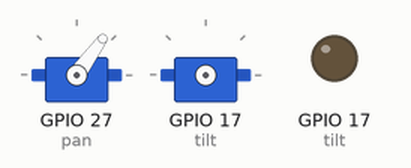
This program was run on a simulated Raspberry Pi (BCM pin numbers). Shown: 2 × servo, output pins drawn as LEDs (lit = HIGH). Servo angles are drawn from the pulse width (0.5 ms = 0°, 2.5 ms = 180°). At 0.6 s the program stops and its outputs stay as they are.

Above: at 0.15 s.
Timing chart, 0 to 1.8 s (numbered marks = the images above):
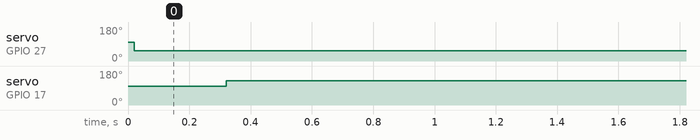

The program:

pan_tilt_control.py
```python
# Move two SG90/MG90S servos on pan and tilt channels to specified angles using RPi.GPIO PWM, then clean up GPIO state.
#
# Full tutorial: https://shillehtek.com/blogs/news/raspberry-pi-sg90-pan-tilt-python-control
# Parts used: https://shillehtek.com/products/pan-tilt-servo-bracket-kit-sg90-mg90s
#             https://shillehtek.com/products/servo-tester-rc-ccpm-checker
#             https://shillehtek.com/products/shillehtek-lm2596-dc-dc-adjustable-step-down-power-supply-module
# More examples: https://github.com/shillehbean/shillehtek-examples
#

from time import sleep
import RPi.GPIO as GPIO

GPIO.setmode(GPIO.BCM)
GPIO.setwarnings(False)

pan  = 27
tilt = 17

GPIO.setup(tilt, GPIO.OUT)
GPIO.setup(pan, GPIO.OUT)

def setServoAngle(servo, angle):
    assert 30 <= angle <= 150          # stay inside the mechanical sweet spot
    pwm = GPIO.PWM(servo, 50)          # 50 Hz servo frame
    pwm.start(8)                       # start near center
    dutyCycle = angle / 18. + 3.       # 0-180 deg  ->  3%-13% duty
    pwm.ChangeDutyCycle(dutyCycle)
    sleep(0.3)
    pwm.stop()

# point the head: pan 45 deg, tilt 120 deg
setServoAngle(pan, 45)
setServoAngle(tilt, 120)
GPIO.cleanup()
```

Measured:
- by itself, servo on GPIO 27 (pan): 99° → 54° at 0.02 s
- by itself, servo on GPIO 17 (tilt): 99° → 129° at 0.32 s
